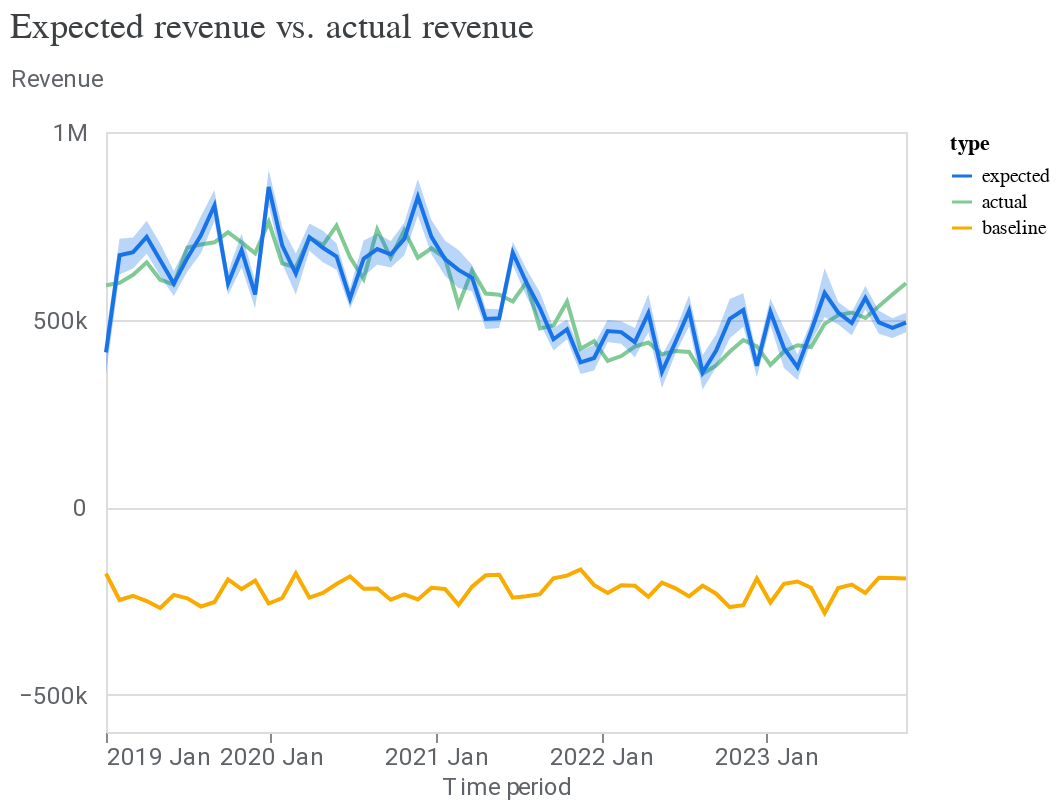

Source (notebook cell):
### Code cell
# Model Fit visualization
model_fit = visualizer.ModelFit(mmm)
model_fit.plot_model_fit()

### Figure 1 — Vega-Lite specification as saved in the notebook (floating-point values rounded to 4 significant figures; data arrays with more than 128 entries replaced by an {"elided": "..."} marker saying what was removed)
{"config": {"view": {"continuousWidth": 400, "continuousHeight": 300}, "axis": {"labelColor": "#5F6368", "labelFont": "Roboto", "labelFontSize": 12, "titleColor": "#5F6368", "titleFont": "Roboto", "titleFontSize": 12, "titleFontWeight": "normal"}}, "layer": [{"mark": "line", "encoding": {"color": {"field": "type", "scale": {"domain": ["expected", "actual", "baseline"], "range": ["#1A73E8", "#81C995", "#F9AB00"]}, "type": "nominal"}, "x": {"axis": {"domainColor": "#DADCE0", "format": "%Y %b", "grid": false, "tickCount": 8}, "field": "time", "title": "Time period", "type": "temporal"}, "y": {"axis": {"domain": false, "labelExpr": "replace(format(datum.value, '.3~s'), 'G', 'B')", "labelPadding": 10, "tickCount": 5, "ticks": false, "titleAlign": "left", "titleAngle": 0, "titleY": -20}, "field": "mean", "title": "Revenue", "type": "quantitative"}}}, {"mark": {"type": "area", "opacity": 0.3}, "encoding": {"color": {"field": "type", "legend": null, "scale": {"domain": ["expected"], "range": ["#1A73E8"]}, "type": "nominal"}, "x": {"field": "time", "type": "temporal"}, "y": {"field": "ci_hi", "type": "quantitative"}, "y2": {"field": "ci_lo"}}}], "data": {"name": "data-992c39e1cb6da47fe1215f11c10f9b80"}, "resolve": {"scale": {"color": "independent"}}, "title": {"text": "Expected revenue vs. actual revenue", "anchor": "start", "color": "#3C4043", "font": "Google Sans Display", "fontSize": 18, "fontWeight": "normal", "offset": 10}, "$schema": "https://vega.github.io/schema/vega-lite/v4.17.0.json", "datasets": {"data-992c39e1cb6da47fe1215f11c10f9b80": {"elided": "180 records"}}}
